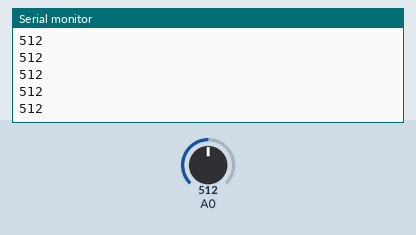
Simulated run of this sketch. Board: Arduino Uno, built with avr-gcc and run on an emulated ATmega328P. On the bench: the last lines printed to the serial monitor. Inputs (shaded band) come from the test bench; at power-on: A0 = 512.

Above: at 1.2 s.
1.3 s: A0 set to 716
At 2.0 s:
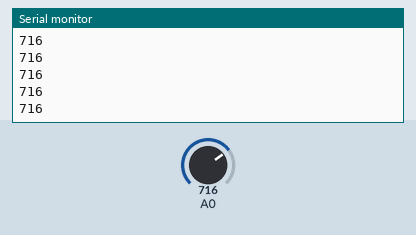
2.8 s: A0 set to 900
At 3.6 s:
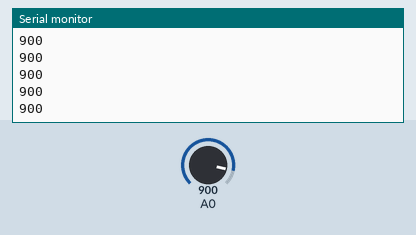
Timing chart, 0 to 5.8 s (numbered marks = the images above; inputs shaded):
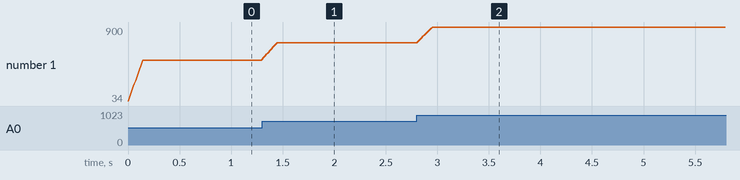

Measured:
- after the input at 1.3 s, the serial monitor: prints a new line at once (image 1)
- after the input at 2.8 s, the serial monitor: prints a new line at once (image 2)
- plotted number 1: 512 → 716 after the input at 1.3 s, 716 → 900 after the input at 2.8 s

The sketch:

FinalProject.ino
```cpp
const int AVGSIZE = 15;

int AVG[AVGSIZE];
int currentIndex;

void setup() {
  Serial.begin(9600);

  currentIndex = 0;

  for (int i = 0; i < AVGSIZE; i++) {
    AVG[i] = 0;
  }
}

void loop() {
  int a0v = analogRead(A0);

  AVG[currentIndex] = a0v;
  currentIndex = (currentIndex + 1) % AVGSIZE;

  int sum = 0;
  for (int i = 0; i < AVGSIZE; i++) {
    sum += AVG[i];
  }

  int avg = sum / AVGSIZE;

  Serial.println(avg);

  delay(10);
}
```
